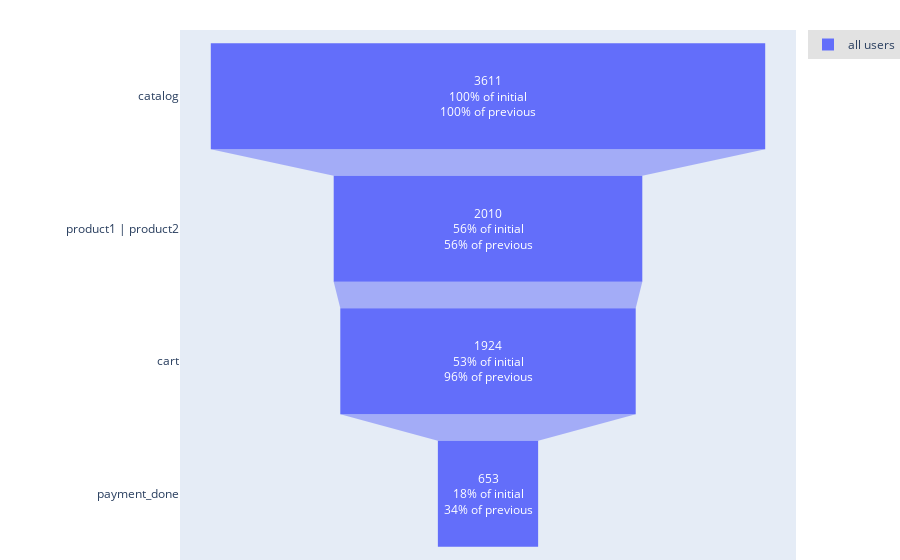

This figure's notebook cell:
### Code cell
funnel = Funnel(
    eventstream=source,
    stages = ['catalog', ['product1', 'product2'], 'cart', 'payment_done']
)
funnel.draw_plot()

### Figure 1 — Plotly figure (JSON) as saved in the notebook; plotly's stock layout.template omitted (floating-point values rounded to 4 significant figures)
{"data": [{"name": "all users", "textinfo": "value+percent initial+percent previous", "x": [3611, 2010, 1924, 653], "y": ["catalog", "product1 | product2", "cart", "payment_done"], "type": "funnel"}], "layout": {"funnelmode": "stack", "hovermode": "closest", "legend": {"bgcolor": "#E2E2E2", "font": {"size": 12}, "orientation": "v", "xanchor": "left"}, "margin": {"b": 0, "l": 180, "pad": 0, "r": 0, "t": 30}, "showlegend": true}}
